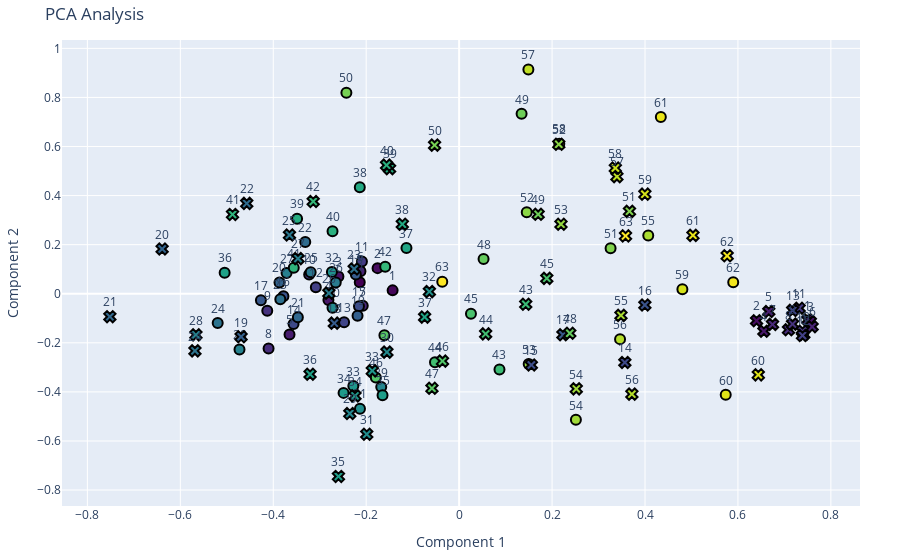

Notebook source saved alongside this figure:
### Code cell
decomp.pca_2d(
    torch.cat([eVOnorm, Unorm.T]),
    labels=[[f"{i}" for i in range(64)], [f"{i}" for i in range(64)]],
    markers=[0, 4],
)
